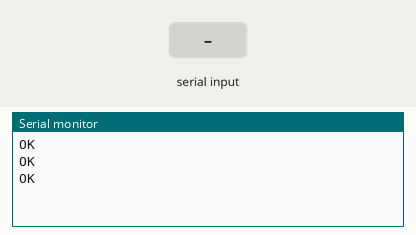
Recording of a sketch running on a simulated ESP32. Shown: the last lines printed to the serial monitor. The test bench sets the inputs (shaded band). The modem accepts every AT command (registered, SIM ready, sends succeed) and sends nothing else.

Above: at 1.2 s.
1.3 s: "1" received over the second serial link
At 2.3 s:
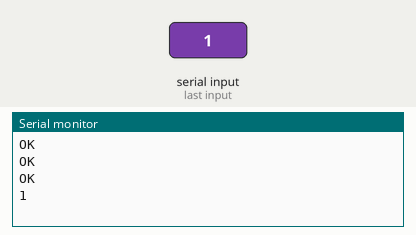
2.8 s: "0" received over the second serial link
At 3.4 s:
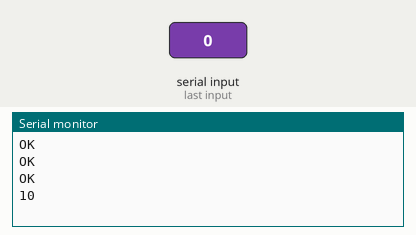

The sketch:

Reading_an_SMS_with_SIM800L_GSM_Module__ESP32.ino
```cpp
//#include <SoftwareSerial.h>

//Create software serial object to communicate with SIM800L
//SoftwareSerial mySerial(3, 2); //SIM800L Tx & Rx is connected to Arduino #3 & #2

void setup()
{
  //Begin serial communication with Arduino and Arduino IDE (Serial Monitor)
  Serial.begin(9600);

  //Begin serial communication with Arduino and SIM800L
  Serial2.begin(9600);

  //Serial.println("Initializing...");
  //delay(1000);

  Serial2.println("AT"); //Once the handshake test is successful, it will back to OK
  updateSerial();

  Serial2.println("AT+CMGF=1"); // Configuring TEXT mode
  updateSerial();
  Serial2.println("AT+CNMI=1,2,0,0,0"); // Decides how newly arrived SMS messages should be handled
  updateSerial();
}

void loop()
{
  updateSerial();
}

void updateSerial()
{
  //delay(500);
  while (Serial.available())
  {
    Serial2.write(Serial.read());//Forward what Serial received to Software Serial Port
  }
  while(Serial2.available())
  {
    Serial.write(Serial2.read());//Forward what Software Serial received to Serial Port
  }}
```

Measured:
- after the input at 1.3 s, the serial monitor: prints a new line at once (image 1)
- after the input at 2.8 s, the serial monitor: prints a new line at once (image 2)
